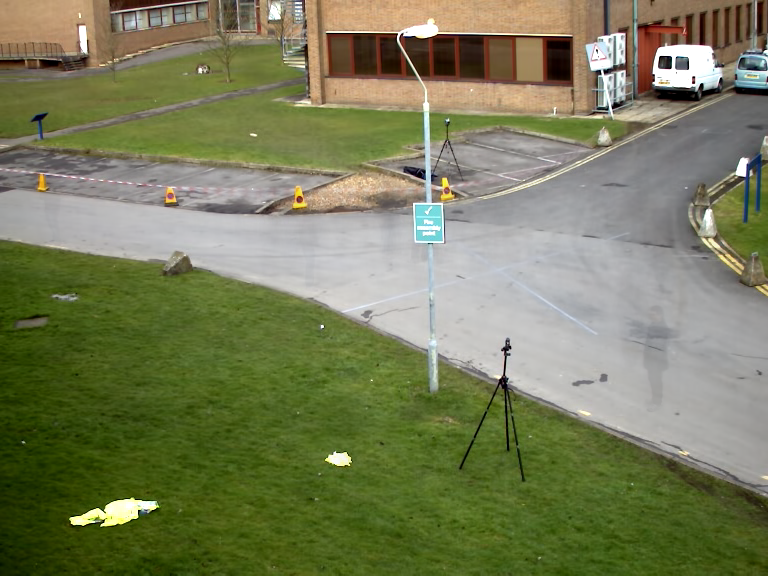
#> input picture opencv/data/img.png, 768 x 576 px
$ python '자르기.py'
#> lines starting #> are read from the running program, lines starting #| are printed output that depends on the picture
import cv2
src=cv2.imread('./data/img.png',cv2.IMREAD_COLOR);
#> src is the input picture: shape (576, 768, 3); mean B, G, R 89.1, 124.9, 120.3
dst = src[100:600,200:700].copy()
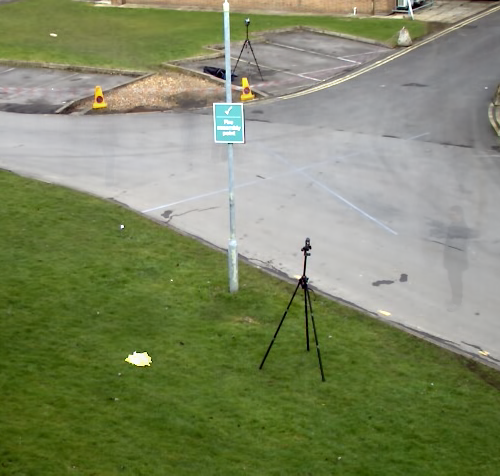
#> dst: shape (476, 500, 3); mean B, G, R 100.8, 136.3, 127
#opencv 이미지는 numpy배열 형식과 동일 합니다
cv2.imshow('src',src)
cv2.imshow('dst',dst)
cv2.waitKey()
cv2.destroyAllWindows()

$ run again, with opencv/data/car.png copied over opencv/data/img.png
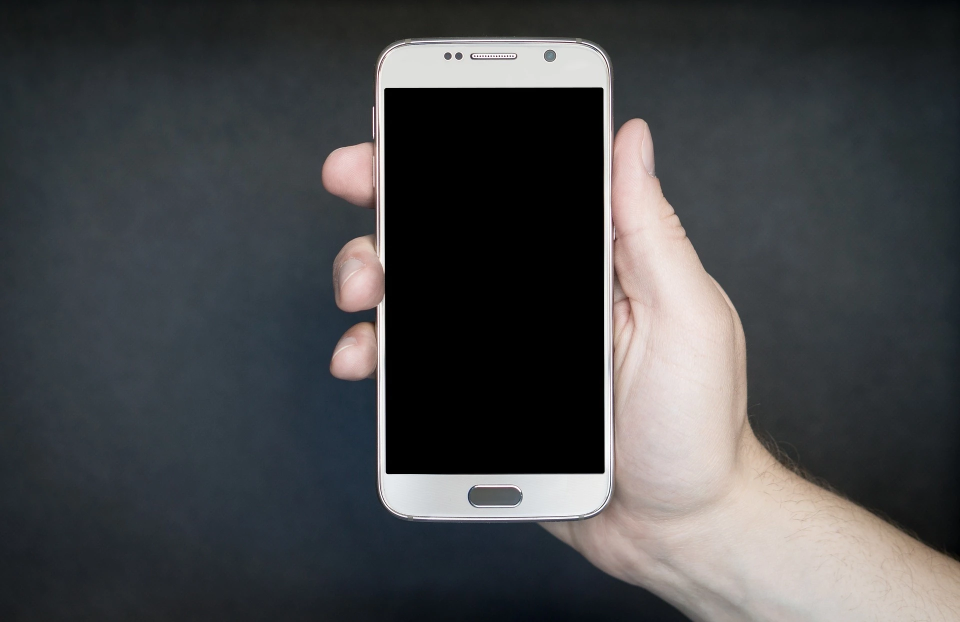
#> input picture opencv/data/car.png, 1920 x 1244 px (shown at 1/2 size)
#> src is the input picture: shape (1244, 1920, 3); mean B, G, R 72.2, 70.3, 69.1
#> `dst = src[100:600,200:700].copy()`:
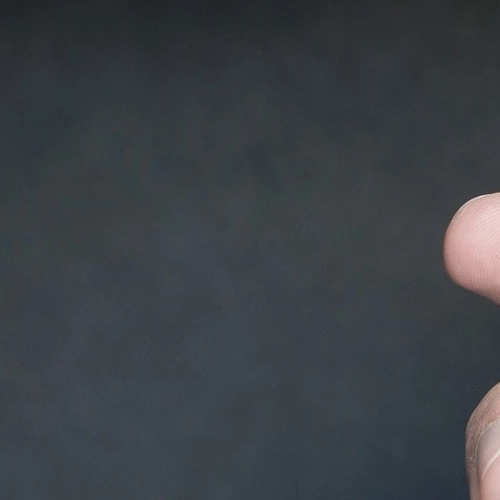
#> dst: shape (500, 500, 3); mean B, G, R 69.6, 64.9, 59.9
